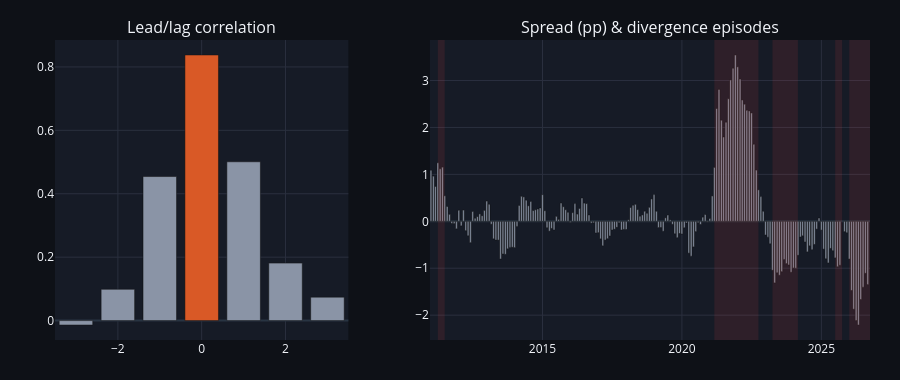

Notebook cell for this chart:
### Markdown cell above
## Truflation vs CPI

### Code cell
mm = res.monthly[["truf_avg", "cpi_yoy", "spread"]].dropna()
dd = mm[["truf_avg", "cpi_yoy"]].diff()
lags = pd.Series({k: dd["truf_avg"].shift(k).corr(dd["cpi_yoy"]) for k in range(-3, 4)}, name="corr of monthly changes")
lags.index.name = "Truflation lag (months; + = Truflation leads)"
stats = ch.regime_stats(res.monthly)

fig = make_subplots(rows=1, cols=2, column_widths=[0.4, 0.6], horizontal_spacing=0.1,
                    subplot_titles=("Lead/lag correlation", "Spread (pp) & divergence episodes"))
fig.add_trace(go.Bar(x=lags.index, y=lags.values, marker_color=[ch.C_TRUF if k == 0 else ch.C_NEUTRAL for k in lags.index],
                     hovertemplate="lag %{x}: %{y:.2f}<extra></extra>", showlegend=False), 1, 1)
fig.add_trace(go.Bar(x=mm.index, y=mm["spread"], marker_color=ch.C_NEUTRAL, name="Monthly spread",
                     hovertemplate="%{x|%b-%y}: %{y:+.3f}pp<extra></extra>", showlegend=False), 1, 2)
# divergence episodes: >= 3 consecutive months with |spread| > 0.75pp
big = (mm["spread"].abs() > 0.75)
runs = (big != big.shift()).cumsum()[big]
episodes = []
for _, g in mm[big].groupby(runs):
    if len(g) >= 3:
        episodes.append({"start": g.index[0], "end": g.index[-1], "months": len(g), "mean spread (pp)": g["spread"].mean(),
                         "peak |spread| (pp)": g["spread"].abs().max()})
        fig.add_vrect(x0=g.index[0], x1=g.index[-1] + pd.offsets.MonthEnd(0), fillcolor="rgba(255,75,75,0.10)", line_width=0, row=1, col=2)
lay = ch.base_layout("", 380); lay.pop("xaxis"); lay.pop("yaxis"); lay["hovermode"] = "closest"; lay["margin"].update(t=40)
fig.update_layout(**lay); fig.update_yaxes(gridcolor=ch.GRID_COLOR); fig.update_xaxes(gridcolor=ch.GRID_COLOR); fig.show()
ep = pd.DataFrame(episodes)
ep["start"], ep["end"] = ep["start"].dt.strftime("%b-%y"), ep["end"].dt.strftime("%b-%y")
display(ep.style.format({"mean spread (pp)": "{:+.3f}", "peak |spread| (pp)": "{:.3f}"}).hide(axis="index"))
display(stats.style.format(ch.STATS_FORMAT))

### Figure 1 — Plotly figure (JSON) as saved in the notebook; plotly's stock layout.template omitted (floating-point values rounded to 4 significant figures; data arrays with more than 128 entries replaced by an {"elided": "..."} marker saying what was removed)
{"data": [{"hovertemplate": "lag %{x}: %{y:.2f}<extra></extra>", "marker": {"color": ["#8a94a6", "#8a94a6", "#8a94a6", "#d95926", "#8a94a6", "#8a94a6", "#8a94a6"]}, "showlegend": false, "type": "bar", "x": [-3, -2, -1, 0, 1, 2, 3], "xaxis": "x", "y": [-0.01387, 0.09872, 0.4543, 0.8375, 0.5008, 0.1813, 0.07403], "yaxis": "y"}, {"hovertemplate": "%{x|%b-%y}: %{y:+.3f}pp<extra></extra>", "marker": {"color": "#8a94a6"}, "name": "Monthly spread", "showlegend": false, "type": "bar", "x": {"elided": "188 str values"}, "xaxis": "x2", "y": {"elided": "188 float values"}, "yaxis": "y2"}], "layout": {"annotations": [{"font": {"size": 16}, "showarrow": false, "text": "Lead/lag correlation", "x": 0.18, "xanchor": "center", "xref": "paper", "y": 1.0, "yanchor": "bottom", "yref": "paper"}, {"font": {"size": 16}, "showarrow": false, "text": "Spread (pp) & divergence episodes", "x": 0.73, "xanchor": "center", "xref": "paper", "y": 1.0, "yanchor": "bottom", "yref": "paper"}], "height": 380, "hovermode": "closest", "legend": {"font": {"size": 11}, "orientation": "h", "x": 1, "xanchor": "right", "y": 1.02, "yanchor": "bottom"}, "margin": {"b": 40, "l": 55, "r": 30, "t": 40}, "paper_bgcolor": "#0e1117", "plot_bgcolor": "#161b26", "shapes": [{"fillcolor": "rgba(255,75,75,0.10)", "line": {"width": 0}, "type": "rect", "x0": "2011-04-01T00:00:00", "x1": "2011-06-30T00:00:00", "xref": "x2", "y0": 0, "y1": 1, "yref": "y2 domain"}, {"fillcolor": "rgba(255,75,75,0.10)", "line": {"width": 0}, "type": "rect", "x0": "2021-03-01T00:00:00", "x1": "2022-09-30T00:00:00", "xref": "x2", "y0": 0, "y1": 1, "yref": "y2 domain"}, {"fillcolor": "rgba(255,75,75,0.10)", "line": {"width": 0}, "type": "rect", "x0": "2023-04-01T00:00:00", "x1": "2024-02-29T00:00:00", "xref": "x2", "y0": 0, "y1": 1, "yref": "y2 domain"}, {"fillcolor": "rgba(255,75,75,0.10)", "line": {"width": 0}, "type": "rect", "x0": "2025-07-01T00:00:00", "x1": "2025-09-30T00:00:00", "xref": "x2", "y0": 0, "y1": 1, "yref": "y2 domain"}, {"fillcolor": "rgba(255,75,75,0.10)", "line": {"width": 0}, "type": "rect", "x0": "2026-01-01T00:00:00", "x1": "2026-09-30T00:00:00", "xref": "x2", "y0": 0, "y1": 1, "yref": "y2 domain"}], "title": {"font": {"size": 15}, "text": "", "x": 0.01, "xanchor": "left"}, "xaxis": {"anchor": "y", "domain": [0.0, 0.36], "gridcolor": "#2a2f3e"}, "xaxis2": {"anchor": "y2", "domain": [0.46, 1.0], "gridcolor": "#2a2f3e"}, "yaxis": {"anchor": "x", "domain": [0.0, 1.0], "gridcolor": "#2a2f3e"}, "yaxis2": {"anchor": "x2", "domain": [0.0, 1.0], "gridcolor": "#2a2f3e"}}}
